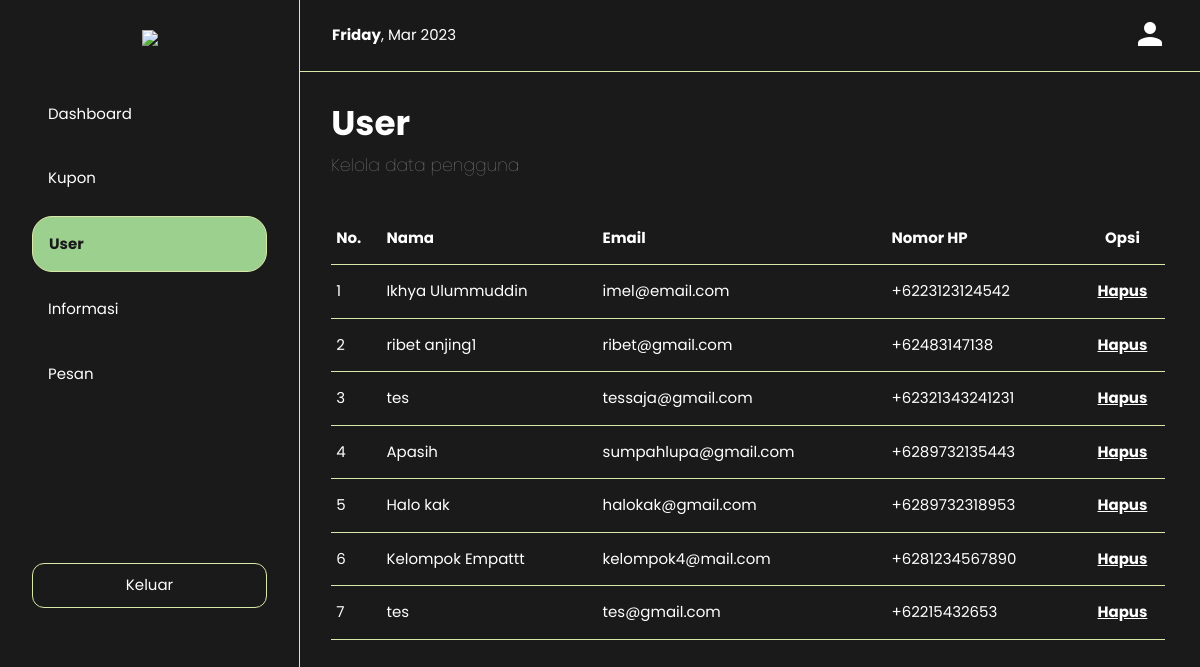
The app's page /user-data.php (signed in) with its own data.
### tables this page shows
CREATE TABLE `users` (
  `id` int(11) NOT NULL,
  `fullname` varchar(255) NOT NULL,
  `email` varchar(255) NOT NULL,
  `phone` varchar(200) NOT NULL,
  `password` varchar(255) NOT NULL
);

### user-data.php (the view, shortened to what this page needs)
<?php
	include_once("config.php");
	$show = mysqli_query($connect, "SELECT * FROM users ORDER BY id DESC");
?>
<!DOCTYPE html>
<html>
<head>
	<link rel="stylesheet" href="style.css">
	<link rel="stylesheet" href="https://cdnjs.cloudflare.com/ajax/libs/materialize/1.0.0/css/materialize.min.css">
</head>
<body style="background-color:#191A19;">
  	<div class="row">
  		<div class="col s3 sidebar-admin">
  			<center>
  				<a href="dashboard-admin.php" class="brand-logo">
     				<img src="img/logo.png">
     			</a>
     			<div class="menu-sidebar">
     				<ul>
     					<li>
     						<a href="dashboard-admin.php" style="color:#fff !important;">Dashboard</a>
     					</li>
     					<li>
     						<a href="coupon-admin.php" style="color:#fff !important;">Kupon</a>
     					</li>
     					<li class="activated-admin">
     						<a href="user-data.php">User</a>
     					</li>
     					<li >
     						<a href="information.php" style="color:#fff !important;">Informasi</a>
     					</li>
     					<li>
     						<a href="message.php" style="color:#fff !important;">Pesan</a>
     					</li>
     				</ul>
     			</div>
     			<div class="logout-admin">
     				<a href="logout-admin.php" class="btn-logout-admin">Keluar</a>
     			</div>
     		</center>
  		</div>
  		<div class="col s9 navbar" style="padding:0px !important;">
  			<nav class="nav-admin">
    			<div class="nav-wrapper">
    				<span class="align-left time-admin">
    					<?php
    						echo date('<b>' . "l</b>, M Y");
    					?>
    				</span>
      				<ul class="right hide-on-med-and-down" style="margin-right:17px;">
        				<li>
        					<a href="profile-admin.php" style="margin-top:2px;">
        						<div>
        							<i class="material-icons" style="font-size:36px;">person</i>
        						</div>
        					</a>
        				</li>
      				</ul>
    			</div>
  			</nav>
  			<div class="row dashboard">
  				<div class="col s8 dashboard-content">
  					<h4 style="color:#fff">User</h4>
  					<h6 style="color:#999;">Kelola data pengguna</h6>
  				</div>
  				<div class="col s4 right-align" style="margin-top:28px !important;padding-right:50px;">
  				</div>
  				<div class="col s12">
  					<table class="coupon-table">
  						<tr>
  							<th>No.</th>
  							<th>Nama</th>
  							<th>Email</th>
  							<th>Nomor HP</th>
  							<th class="center">Opsi</th>
  						</tr>
  					<?php
						$no = 1;
						while($data = mysqli_fetch_array($show)){
							echo "<tr>";
								echo "<td>".$no++."</td>";
								echo "<td>".$data['fullname']."</td>";
								echo "<td>".$data['email']."</td>";
								echo "<td>+62".$data['phone']."</td>";
								echo "<td class='center'><a href='delete-user.php?id=$data[id]' class='delete-coupon'>Hapus</a></td>";
							echo "</tr>";
						}
					?>
  					</table>
  				</div>
  			</div>
  		</div>
  	</div>
</body>
</html>

### style.css (style rules this page uses)
body { font-family:"Poppins", sans-serif; }
.brand-logo img { width: 160px; margin-top:30px; }
nav { background-color:#fff !important; height:72px !important; line-height:70px !important; box-shadow:0px 0px !important; border-bottom:1px solid #191919; }
.nav-admin { background-color:#191919 !important; height:72px !important; line-height:70px !important; box-shadow:0px 0px !important; border-bottom:1px solid #D8E9A8; }
nav ul a { color:#191919; }
.sidebar-admin { border-right:1px solid #D8E9A8; position:fixed; height:100%; padding:0px 32px !important; }
.logout-admin { border:1px solid #D8E9A8; width:auto; margin-top:162px; border-radius:12px; padding:10px; }
.btn-logout-admin { color:#fff; }
.navbar { position:fixed; right:0px !important; }
.menu-sidebar { margin-top:34px; }
.menu-sidebar ul li { padding:16px; border-radius:20px; margin-bottom:10px; text-align:left; }
.menu-sidebar ul li a { color:#191919 !important; }
.time-admin { color:#fff; margin-left:32px; }
.activated-admin { background-color:#9CD08F !important; border: 1px solid #D8E9A8; }
.activated-admin a { color:#191919 !important; font-weight:bold; }
.dashboard { margin-left:20px !important; }
.dashboard-content { margin-left:100px; margin-top:10px; padding-right:32px !important; }
.dashboard-content h4 { font-weight: bolder; }
.dashboard-content h6 { font-weight:lighter; color:#777; }
::placeholder { color:#9e9e9e !important; }
.coupon-table { color:#fff !important; width:96%; margin-top:30px; }
.coupon-table tr { border-bottom:1px solid #D8E9A8; }
.delete-coupon { color:#fff; font-weight:bold; text-decoration:underline; }

### records on screen
users: fullname "Ikhya Ulummuddin", email "imel@email.com", phone "23123124542"
users: fullname "ribet anjing1", email "ribet@gmail.com", phone "483147138"
users: fullname "tes", email "tessaja@gmail.com", phone "321343241231"
users: fullname "Apasih", email "sumpahlupa@gmail.com", phone "89732135443"
users: fullname "Halo kak", email "halokak@gmail.com", phone "89732318953"
users: fullname "Kelompok Empattt", email "kelompok4@mail.com", phone "81234567890"
users: fullname "tes", email "tes@gmail.com", phone "215432653"

### other values on screen
date('<b>' . "l</b>, M Y") "Friday , Mar 2023"
